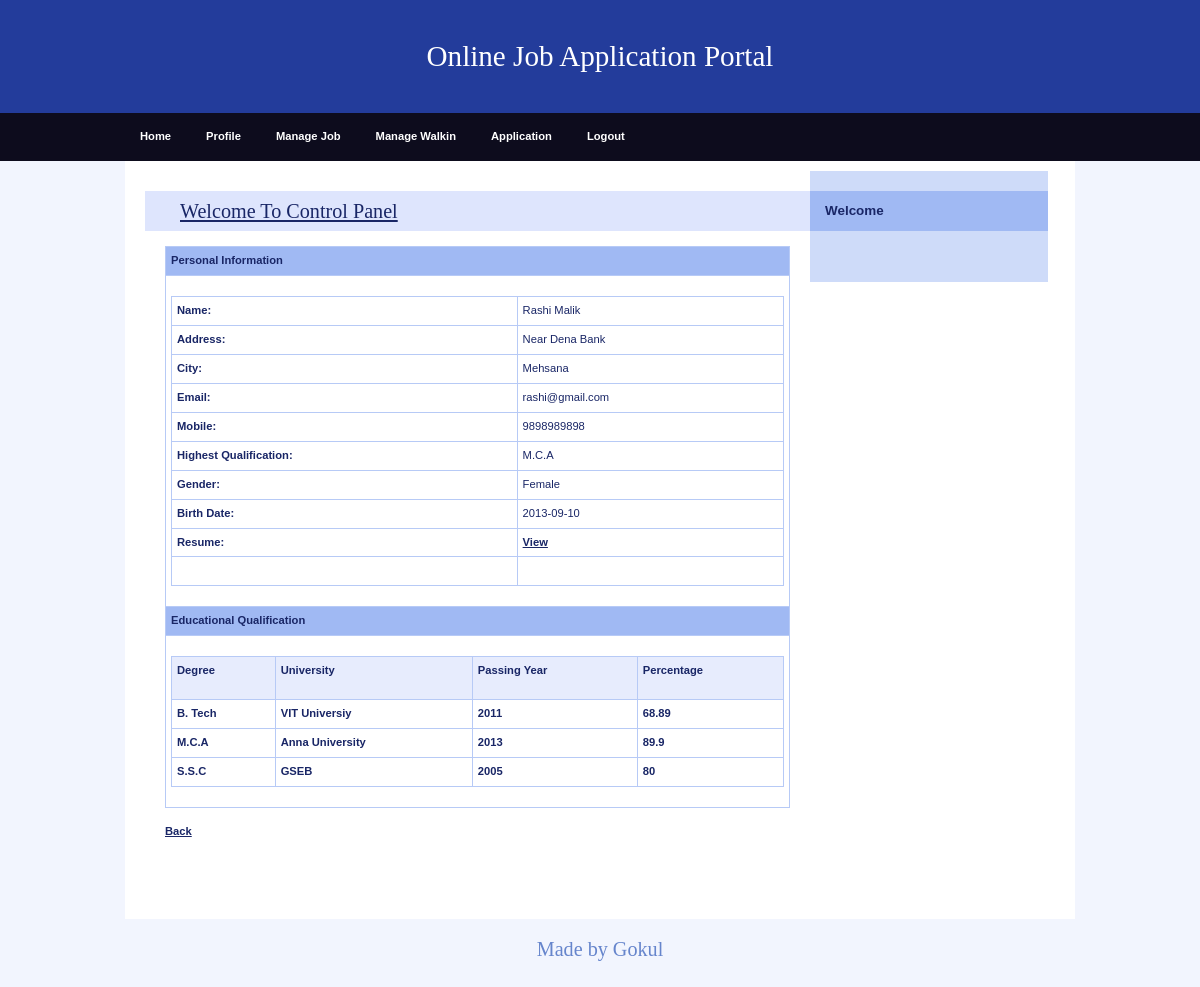
Screenshot of /Employer/ViewBiodata.php?JobSeekId=3 with the database file from the repository.
### tables this page shows
CREATE TABLE `jobseeker_reg` (
  `JobSeekId` int NOT NULL,
  `JobSeekerName` varchar(20) NOT NULL,
  `Address` varchar(100) NOT NULL,
  `City` varchar(20) NOT NULL,
  `Email` varchar(40) NOT NULL,
  `Mobile` bigint NOT NULL,
  `Qualification` varchar(20) NOT NULL,
  `Gender` varchar(10) NOT NULL,
  `BirthDate` date NOT NULL,
  `Resume` varchar(200) NOT NULL,
  `Status` varchar(10) NOT NULL,
  `UserName` varchar(20) NOT NULL,
  `Password` varchar(20) NOT NULL,
  `Question` varchar(100) NOT NULL,
  `Answer` varchar(50) NOT NULL
);

CREATE TABLE `jobseeker_education` (
  `EduId` int NOT NULL,
  `JobSeekId` int NOT NULL,
  `Degree` varchar(20) NOT NULL,
  `University` varchar(100) NOT NULL,
  `PassingYear` mediumint NOT NULL,
  `Percentage` float NOT NULL
);

### Employer/ViewBiodata.php (the view, shortened to what this page needs)
<!DOCTYPE html>
<html>
<head>
  <link rel="stylesheet" media="screen,projection" type="text/css" href="./css/main.css" />
  <link rel="stylesheet" media="print" type="text/css" href="./css/print.css" />
</head>
<body>
  <div id="main" class="box">
    <?php
    include "Header.php"
    ?>
    <?php
    include "menu.php"
    ?>
    <div id="page" class="box">
      <div id="page-in" class="box">
        <div id="content">
          <div class="article">
            <h2><span><a href="#">Welcome To Control Panel</a></span></h2>
            <table width="100%" border="0" cellspacing="0" cellpadding="0">
              <tr>
                <td bgcolor="#A0B9F3"><strong>Personal Information</strong></td>
              </tr>
              <tr>
                <td>
                  <?php
                  $ID = $_GET['JobSeekId'];
                  $con = mysqli_connect("localhost", "gokul", "Gokul0309", "job");
                  $sql = "select * from jobseeker_reg where JobSeekId='" . $ID . "'  ";
                  $result = mysqli_query($con, $sql);
                  $row = mysqli_fetch_array($result)
                  ?>
                  <table width="100%" border="1" cellspacing="2" cellpadding="2">
                    <tr>
                      <td><strong>Name:</strong></td>
                      <td><?php echo $row['JobSeekerName']; ?></td>
                    </tr>
                    <tr>
                      <td><strong>Address:</strong></td>
                      <td><?php echo $row['Address']; ?></td>
                    </tr>
                    <tr>
                      <td><strong>City:</strong></td>
                      <td><?php echo $row['City']; ?></td>
                    </tr>
                    <tr>
                      <td><strong>Email:</strong></td>
                      <td><?php echo $row['Email']; ?></td>
                    </tr>
                    <tr>
                      <td><strong>Mobile:</strong></td>
                      <td><?php echo $row['Mobile']; ?></td>
                    </tr>
                    <tr>
                      <td><strong>Highest Qualification:</strong></td>
                      <td><?php echo $row['Qualification']; ?></td>
                    </tr>
                    <tr>
                      <td><strong>Gender:</strong></td>
                      <td><?php echo $row['Gender']; ?></td>
                    </tr>
                    <tr>
                      <td><strong>Birth Date:</strong></td>
                      <td><?php echo $row['BirthDate']; ?></td>
                    </tr>
                    <tr>
                      <td><strong>Resume:</strong></td>
                      <td><a href="../upload/<?php echo $row['Resume']; ?>" target="_blank"><strong>View</strong></a></td>
                    </tr>
                    <tr>
                      <td>&nbsp;</td>
                      <td>&nbsp;</td>
                    </tr>
                  </table>
                </td>
              </tr>
              <tr>
                <td bgcolor="#A0B9F3"><strong>Educational Qualification</strong></td>
              </tr>
              <tr>
                <td>
                  <table width="100%" border="1" cellpadding="1" cellspacing="2" bordercolor="#006699">
                    <tr>
                      <th height="32" bgcolor="#006699" class="style3">
                        <div align="left" class="style9 style5 style2"><strong>Degree</strong></div>
                      </th>
                      <th bgcolor="#006699" class="style3">
                        <div align="left" class="style9 style5 style2"><strong>University</strong></div>
                      </th>
                      <th bgcolor="#006699" class="style3">
                        <div align="left" class="style9 style5 style2"><strong>Passing Year</strong></div>
                      </th>
                      <th bgcolor="#006699" class="style3">
                        <div align="left" class="style9 style5 style2"><strong>Percentage</strong></div>
                      </th>
                    </tr>
                    <?php
                    $ID = $_GET['JobSeekId'];
                    $con = mysqli_connect("localhost", "gokul", "Gokul0309", "job");
                    $sql = "select * from jobseeker_education where JobSeekId='" . $ID . "'";
                    $result = mysqli_query($con, $sql);
                    while ($row = mysqli_fetch_array($result)) {
                      $Degree = $row['Degree'];
                      $Univ = $row['University'];
                      $Passing = $row['PassingYear'];
                      $Per = $row['Percentage'];
                    ?>
                      <tr>
                        <td class="style3">
                          <div align="left" class="style9 style5"><strong><?php echo $Degree; ?></strong></div>
                        </td>
                        <td class="style3">
                          <div align="left" class="style9 style5"><strong><?php echo $Univ; ?></strong></div>
                        </td>
                        <td class="style3">
                          <div align="left" class="style9 style5"><strong><?php echo $Passing; ?></strong></div>
                        </td>
                        <td class="style3">
                          <div align="left" class="style9 style5"><strong><?php echo $Per; ?></strong></div>
                        </td>
                      </tr>
                    <?php
                    }
                    ?>
                  </table>
                </td>
              </tr>
            </table>
            <p align="center"><a href="Application.php"><strong>Back</strong></a></p>
            <p class="btn-more box noprint">&nbsp;</p>
          </div>
        </div>
        <?php
        include "right.php"
        ?>
      </div>
    </div>
    <?php
    include "footer.php"
    ?>
  </div>
</body>
</html>

### Employer/css/main.css (style rules this page uses)
* { min-height: 1px; }
body { border: 0; margin: 0; padding: 0; background: #f2f5fe; font: 70%/160% "verdana", sans-serif; color: #192666; _text-align: center; }
a { color: #192666; }
p { border: 0; margin: 15px 0; padding: 0; }
div { display: block; border: 0; margin: 0; padding: 0; }
h1, h2, h3, h4, h5 { border: 0; margin: 10px 0; padding: 0; font-weight: bold; }
h2 { font-size: 180%; line-height: 100%; font-family: "georgia", serif; font-weight: normal; }
table { display: table; border-collapse: collapse; margin: 15px 0; padding: 0; border: 1px solid #b7caf6; font-size: 100%; }
tr { display: table-row; }
th, td { display: table-cell; border: 1px solid #b7caf6; margin: 0; padding: 5px; vertical-align: top; text-align: left; }
th { background: #e7ecfd; text-align: center; color: #192666; font-weight: bold; }
a, img, span { border: 0; margin: 0; padding: 0; }
strong, .strong { font-weight: bold; }
.box { min-height: 1px; _height: 1px; }
.box:after { content: "."; display: block; line-height: 0px; font-size: 0px; visibility: hidden; clear: both; }
#main { margin: 0px auto 0 auto; _text-align: left; }
#page { min-height: 1px; width: 950px; margin: 0 auto; background: #fff; _height: 1px; }
#page-in { min-height: 1px; padding: 10px 0; _height: 1px; }
#content { float: left; width: 70%; _width: 72%; margin: 0; padding: 0 0 0 20px; }
#content .article { clear: both; margin: 0; padding: 20px; }
#content .article h2 { margin: 0 -20px; padding: 10px; background: #dee5fd; color: #192666; }
#content .article h2 span { padding-left: 25px; }
#content .article p { text-align: justify; }
#content .btn-more { margin: 0 0 15px 0; padding: 0; border: 0; position: relative; }

### Employer/css/print.css (style rules this page uses)
body { border: 0; margin: 0; padding: 0; font-size: 12pt; }
a { color: #000; text-decoration: none; }
h1, h2, h3 { page-break-after: avoid; page-break-inside: avoid; }
table { border-collapse: collapse; border-width: 1px; border-style: solid; }
th, td { display: table-cell; border-width: 1px; border-style: solid; }
.noprint { display: none; }

### Employer/ViewBiodata.php (style rules this page uses)
.style2 { font-weight: bold }
.style3 { font-weight: bold }

### rows the page displays
jobseeker_reg: JobSeekerName "Rashi Malik", Address "Near Dena Bank", City "Mehsana", Email "rashi@gmail.com", Mobile "9898989898", Qualification "M.C.A", Gender "Female", BirthDate "2013-09-10"
jobseeker_education: Degree "B. Tech", University "VIT Universiy", PassingYear "2011", Percentage "68.89"
jobseeker_education: Degree "M.C.A", University "Anna University", PassingYear "2013", Percentage "89.9"
jobseeker_education: Degree "S.S.C", University "GSEB", PassingYear "2005", Percentage "80"
